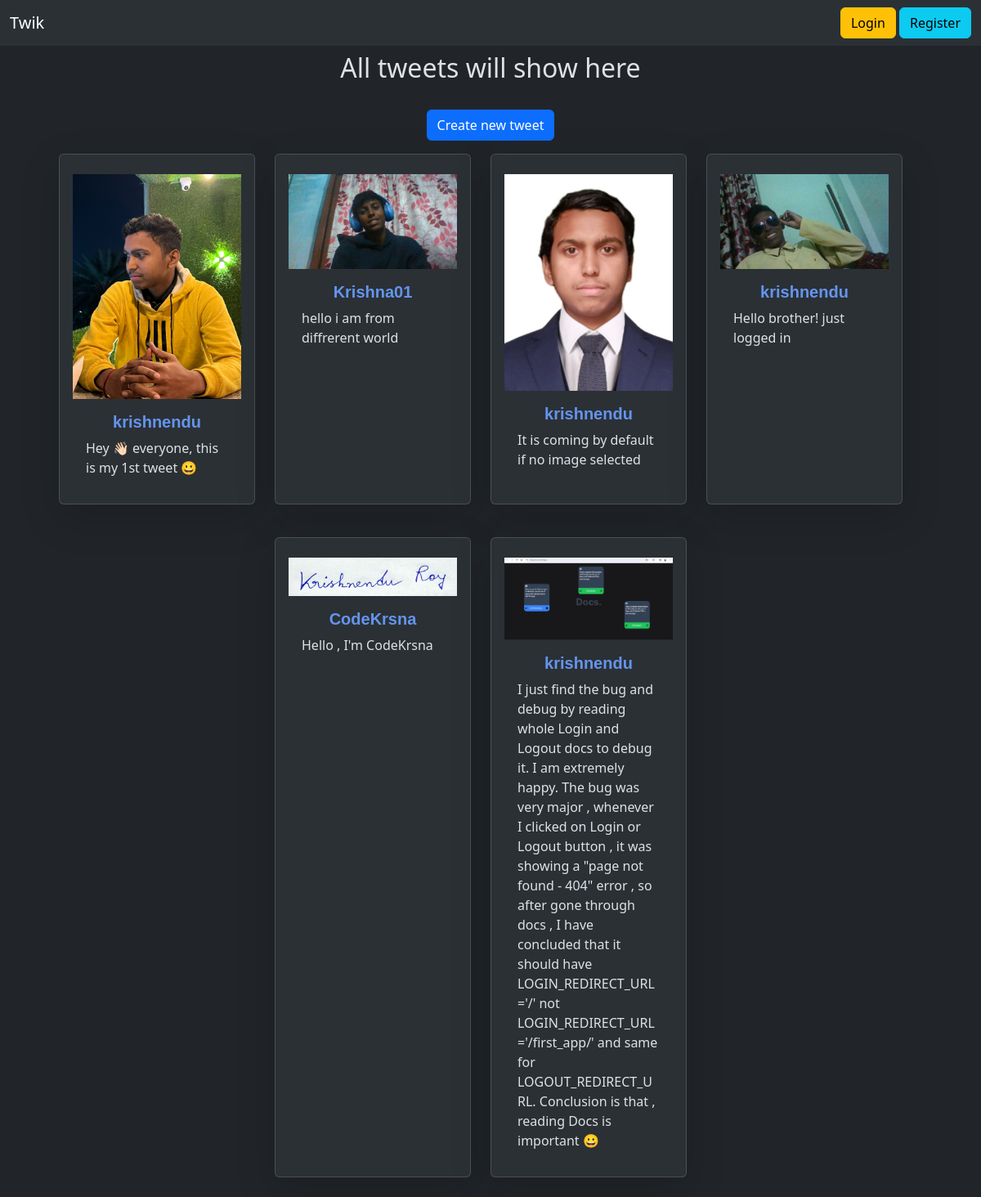
Before: / with the older database file.
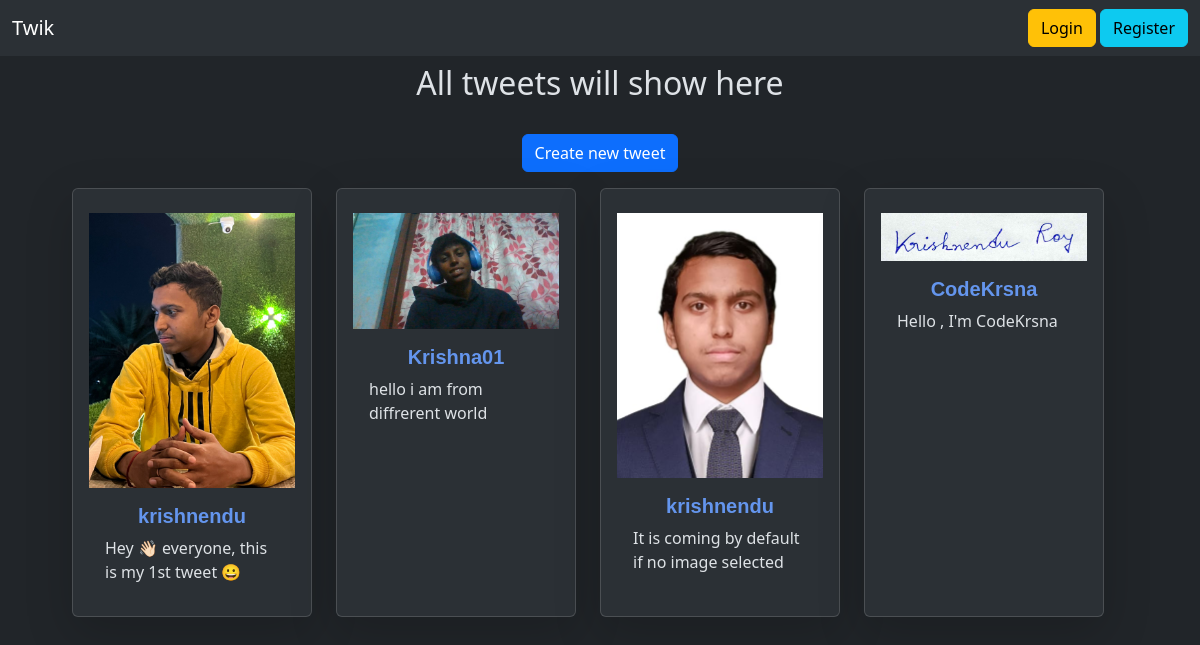
After: the same page with the newer database file.
### first_app/models.py (models this page shows)
class Twik(models.Model):
    user=models.ForeignKey(User,on_delete=models.CASCADE)
    text=models.TextField(max_length=150)
    photo=models.ImageField(upload_to='photos/', null=True, blank=True)# "Pillow" is used , a pythn imaging library
    created_at=models.DateTimeField(auto_now_add=True)
    updated_at=models.DateTimeField(auto_now_add=True)

### first_app/views.py (the view)
# urls.py: path('',views.show_tweets, name='show_tweets'),
def show_tweets(request):
    tweets = Twik.objects.all()
    return render(request,'tweets.html',{'tweets':tweets})

### first_app/templates/tweets.html (shortened to what this page needs)
{% extends 'first.html' %}
{% load static %}
{% block content %}
    <h1>Welcome to Twik!</h1>
    <h2>All tweets will show here</h2>
    <a class="btn btn-primary mt-4 mb-3" href="{% url 'addTweet' %}">Create new tweet</a>
   <div class="container row gap-4" style="display: flex; justify-content: center;">
    {% for i in tweets %}
    <div class="card shadow-lg p-3 mb-3 bg-body-tertiary rounded" style="width:15rem;">
      {% if i.photo %}
      <img src="{{i.photo.url}}" class="card-img-top pt-2">
      {% else %}
      <img src="{% static 'images/img.jpg' %}" class="card-img-top pt-2">
      {% endif %}
        <div class="card-body" style="height: min-content;">
          <h5 class="card-title " style="color:cornflowerblue; font-weight: bolder;font-family:Arial, Helvetica, sans-serif;">{{i.user.username}}</h5>
          <p class="card-text text-start ">{{i.text}}</p>
        </div>
      </div>
    {% endfor %}
   </div>
{% endblock  %}

### templates/first.html (shortened to what this page needs)
{% load static %}
<!DOCTYPE html>
<html lang="en" data-bs-theme="dark">
<head>
    <link href="https://cdn.jsdelivr.net/npm/bootstrap@5.3.3/dist/css/bootstrap.min.css" rel="stylesheet">
</head>
</body >
<nav class="navbar navbar-expand-lg bg-body-tertiary" style="position: fixed;z-index: 100; width: 100%;">
    <div class="container-fluid">
      <a class="navbar-brand" href="{% url 'home' %}">Twik</a>
      <div style="display: flex; justify-content: end; align-items: center; " >
          {% if user.is_authenticated %}
          <span style="padding-right: 1em; font-size: 1.1rem;">Welcome! <i class=" text-center" style=" font-weight: bold;font-family:'Trebuchet MS', 'Lucida Sans Unicode', 'Lucida Grande', 'Lucida Sans', Arial, sans-serif;">{{user.username}}</i> </span>
          <form method="post" action="{% url 'logout' %}">
            {% csrf_token %}
           <button class="btn btn-danger" type="submit">Logout</button>
          </form>
          {% else %}
          <div style="gap: 5;">
            <a class=" btn btn-warning text-center" href="{% url 'login' %}" type="submit">Login</a>
          <a class=" btn btn-info text-center" href="{% url 'registration' %}" type="submit">Register</a>
          </div>
          {% endif %}
      </div>
    </div>
  </nav>
<div class="container">
    <div class="p-2 text-center" >
        {% block content %}
        {% endblock  %}
              </div>
</div>
</body>
</html>

Changed rows visible on the page:
removed Twik: photo (picture), user.username "krishnendu", text "Hello brother! just logged in"
removed Twik: photo (picture), user.username "krishnendu", text "I just find the bug and debug by reading whole Login and Logout docs to debug it. I am extremely happy. The bug was very major , whenever I clicked on Login or Logout button , it was showing a \"page not found - 404\" error , so after gone through docs , I have concluded that it should have LOGIN_REDIRECT_URL='/' not LOGIN_REDIRECT_URL='/first_app/' and same for LOGOUT_REDIRECT_URL. Conclusion is that , reading Docs is important 😀"
